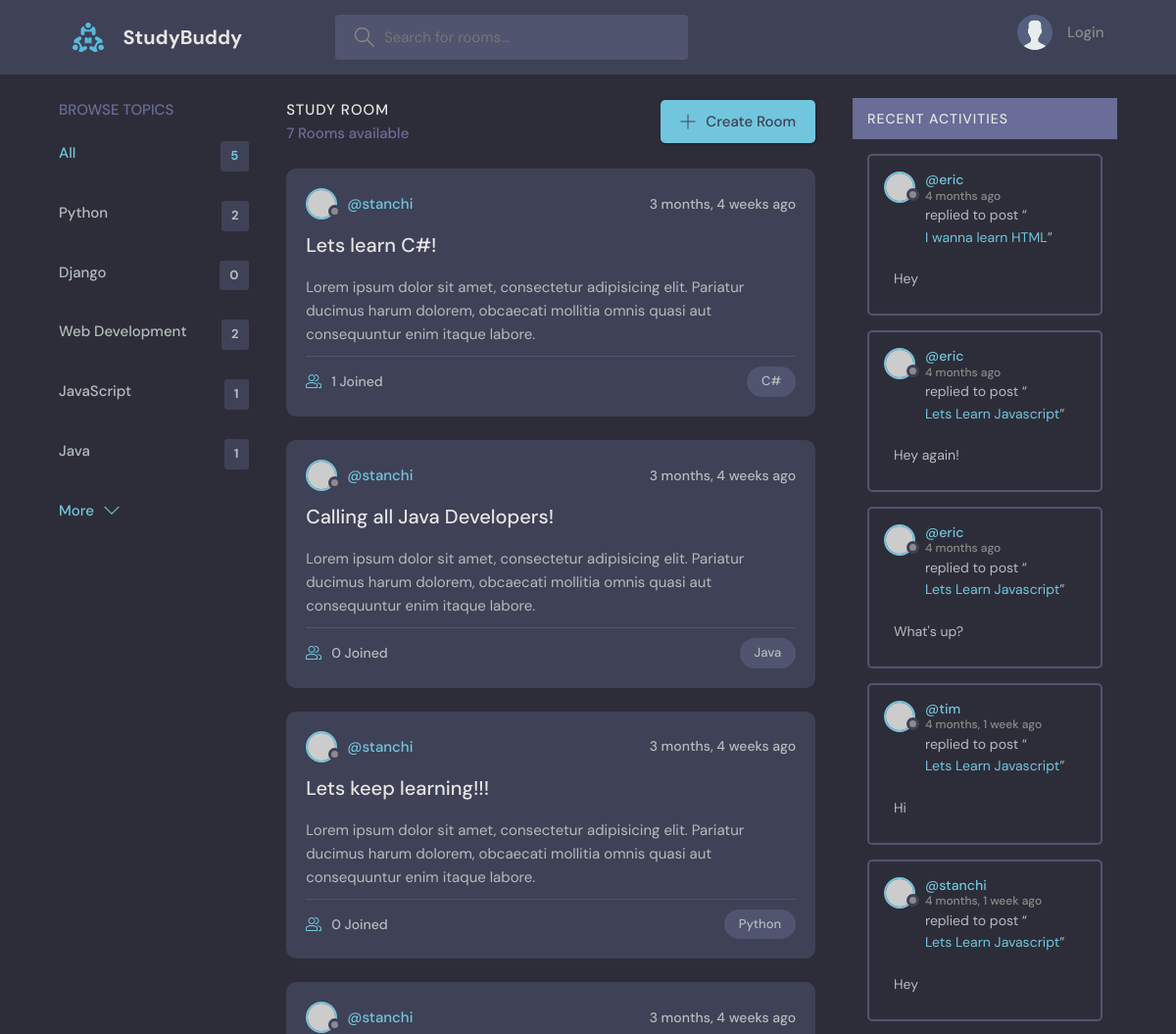
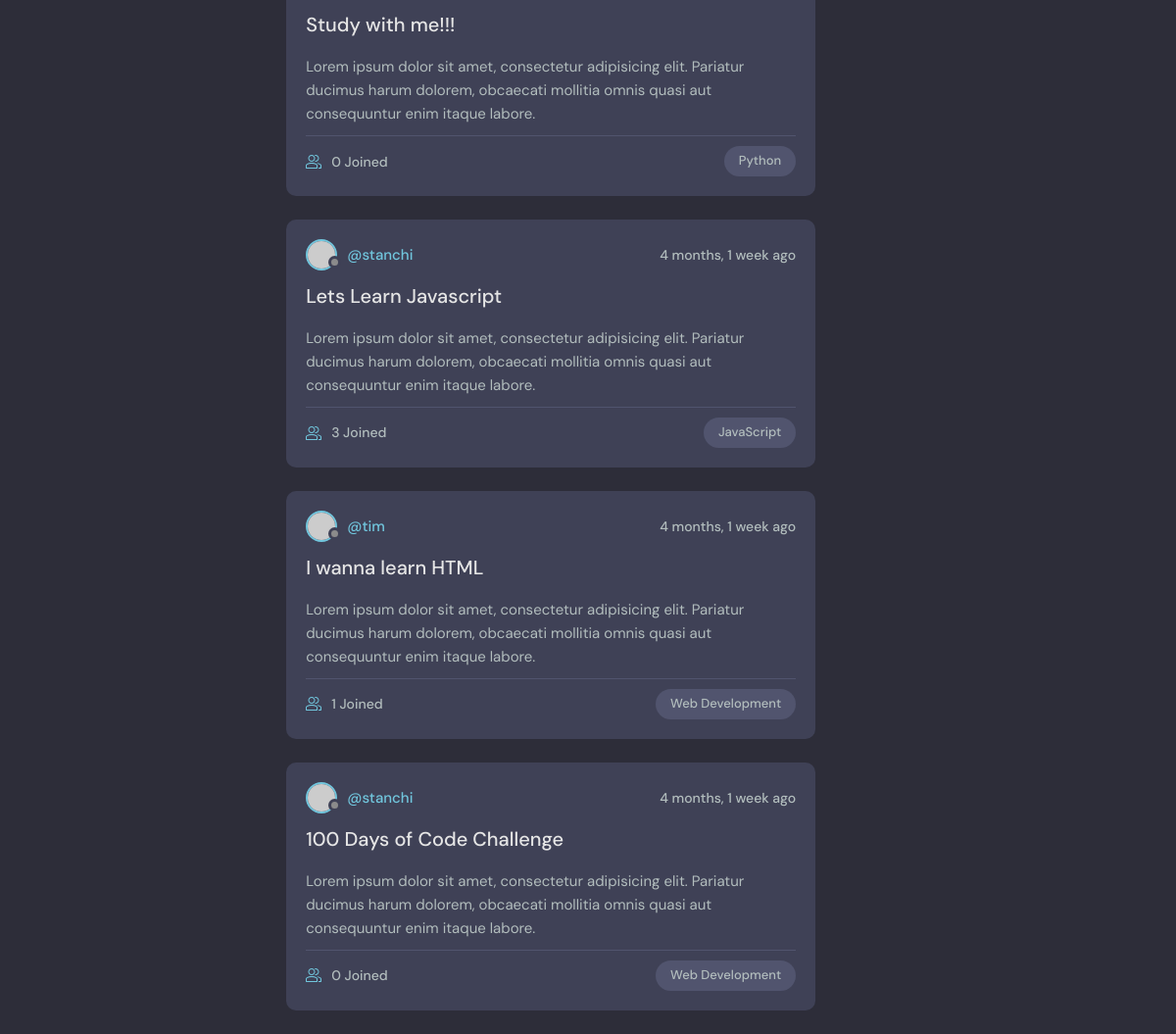
The page / on the database its author committed (2 pictures, top to bottom).
### base/models.py (models this page shows, shortened)
class Topic(models.Model):
    name = models.CharField(max_length=200)

class Room(models.Model):
    host = models.ForeignKey(User, on_delete=models.SET_NULL, null=True)
    topic = models.ForeignKey(Topic, on_delete=models.SET_NULL, null=True)
    name = models.CharField(max_length=200)
    description = models.TextField(null=True, blank=True)
    participants = models.ManyToManyField(User, related_name='participants', blank=True)
    updated = models.DateTimeField(auto_now=True)
    created = models.DateTimeField(auto_now_add=True)
    class Meta:
        ordering = ['-updated', '-created']
    def __str__(self):
        return self.name

class Message(models.Model):
    user = models.ForeignKey(User, on_delete=models.CASCADE)
    room = models.ForeignKey(Room, on_delete=models.CASCADE)
    body = models.TextField()
    updated = models.DateTimeField(auto_now=True)
    created = models.DateTimeField(auto_now_add=True)
    class Meta:
        ordering = ['-updated', '-created']

### base/views.py (the view)
# urls.py: path('', views.home, name='home'),
def home(request):
    q = request.GET.get('q') if request.GET.get('q') != None else ''
    rooms = Room.objects.filter(
        Q(topic__name__icontains=q) |
        Q(name__icontains=q)  |
        Q(description__icontains=q)
        )
    topics = Topic.objects.all()[0:5]
    room_count = rooms.count()
    room_messages = Message.objects.filter(Q(room__topic__name__icontains=q))
    context = {'rooms': rooms, 'topics': topics, 'room_count': room_count, 'room_messages': room_messages}
    return render(request, 'base/home.html', context)

### base/templates/base/home.html (shortened to what this page needs)
{% extends 'main.html' %}
{% block content %}
    <main class="layout layout--3">
      <div class="container">
        {% include 'base/topics_component.html' %}
        <div class="roomList">
          <div class="roomList__header">
            <div>
              <h2>Study Room</h2>
              <p>{{ room_count }} Rooms available</p>
            </div>
            <a class="btn btn--main" href="{% url 'create-room' %}">
              <svg version="1.1" xmlns="http://www.w3.org/2000/svg" width="32" height="32" viewBox="0 0 32 32">
                <title>add</title>
                <path
                  d="M16.943 0.943h-1.885v14.115h-14.115v1.885h14.115v14.115h1.885v-14.115h14.115v-1.885h-14.115v-14.115z"
                ></path>
              </svg>
              Create Room
            </a>
          </div>
          {% include 'base/feed_component.html' %}
        </div>
        <div>
          {% include 'base/activity_component.html' %}
        </div>
      </div>
    </main>
{% endblock content %}

### base/templates/base/topics_component.html
<div class="topics">
    <div class="topics__header">
      <h2>Browse Topics</h2>
    </div>
    <ul class="topics__list">
      <li>
        <a href="{% url 'home' %}" class="active">All <span>{{ topics.count }}</span></a>
      </li>
      {% for topic in topics %}
      <li>
        <a href="{% url 'home' %}?q={{topic.name}}">{{ topic.name }} <span>{{ topic.room_set.all.count }}</span></a>
      </li>
      {% endfor %}
    </ul>
    <a class="btn btn--link" href="{% url 'topics' %}">
      More
      <svg version="1.1" xmlns="http://www.w3.org/2000/svg" width="32" height="32" viewBox="0 0 32 32">
        <title>chevron-down</title>
        <path d="M16 21l-13-13h-3l16 16 16-16h-3l-13 13z"></path>
      </svg>
    </a>
  </div>

### base/templates/base/feed_component.html (shortened to what this page needs)
{% for room in rooms %}
<div class="roomListRoom">
    <div class="roomListRoom__header">
      <a href="{% url 'user-profile' room.host.id %}" class="roomListRoom__author">
        <div class="avatar avatar--small">
          <img src="https://randomuser.me/api/portraits/women/11.jpg" />
        </div>
        <span>@{{ room.host.username }}</span>
      </a>
      <div class="roomListRoom__actions">
        <span>{{ room.created|timesince }} ago</span>
      </div>
    </div>
    <div class="roomListRoom__content">
      <a href="{% url 'room' room.id %}">{{ room.name }}</a>
      <p>
        Lorem ipsum dolor sit amet, consectetur adipisicing elit. Pariatur ducimus harum dolorem, obcaecati
        mollitia omnis quasi aut consequuntur enim itaque labore.
      </p>
    </div>
    <div class="roomListRoom__meta">
      <a href="{% url 'room' room.id %}" class="roomListRoom__joined">
        {{ room.participants.all.count }} Joined
      </a>
      <p class="roomListRoom__topic">{{room.topic.name}}</p>
    </div>
  </div>
{% endfor %}

### base/templates/base/activity_component.html (shortened to what this page needs)
<class="activities">
    <div class="activities__header">
      <h2>Recent Activities</h2>
    </div>
    {% for message in room_messages %}
    <div class="activities__box">
      <div class="activities__boxHeader roomListRoom__header">
        <a href="{% url 'user-profile' message.user.id %}" class="roomListRoom__author">
          <div class="avatar avatar--small">
            <img src="https://randomuser.me/api/portraits/women/11.jpg" />
          </div>
          <p>
            @{{message.user}}
            <span>{{message.created|timesince}} ago</span>
          </p>
        </a>
      </div>
      <div class="activities__boxContent">
        <p>replied to post “<a href="{% url 'room' message.room.id %}">{{ message.room }}</a>”</p>
        <div class="activities__boxRoomContent">
          {{ message.body }}
        </div>
      </div>
    </div>
{% endfor %}

### rows shown on the page
Topic: name "Python", room_set.all.count "2"
Topic: name "Django", room_set.all.count "0"
Topic: name "Web Development", room_set.all.count "2"
Topic: name "JavaScript", room_set.all.count "1"
Topic: name "Java", room_set.all.count "1"
Room: host.username "stanchi", created "3 months, 4 weeks", name "Lets learn C#!", participants.all.count "1", topic.name "C#"
Room: host.username "stanchi", created "3 months, 4 weeks", name "Calling all Java Developers!", participants.all.count "0", topic.name "Java"
Room: host.username "stanchi", created "3 months, 4 weeks", name "Lets keep learning!!!", participants.all.count "0", topic.name "Python"
Room: host.username "stanchi", created "3 months, 4 weeks", name "Study with me!!!", participants.all.count "0", topic.name "Python"
Room: host.username "stanchi", created "4 months, 1 week", name "Lets Learn Javascript", participants.all.count "3", topic.name "JavaScript"
Room: host.username "tim", created "4 months, 1 week", name "I wanna learn HTML", participants.all.count "1", topic.name "Web Development"
Room: host.username "stanchi", created "4 months, 1 week", name "100 Days of Code Challenge", participants.all.count "0", topic.name "Web Development"
Message: user "eric", created "4 months", room "I wanna learn HTML", body "Hey"
Message: user "eric", created "4 months", room "Lets Learn Javascript", body "Hey again!"
Message: user "eric", created "4 months", room "Lets Learn Javascript", body "What's up?"
Message: user "tim", created "4 months, 1 week", room "Lets Learn Javascript", body "Hi"
Message: user "stanchi", created "4 months, 1 week", room "Lets Learn Javascript", body "Hey"

### other values the page prints
{{ topics.count }} "5"
{{ room_count }} "7"
